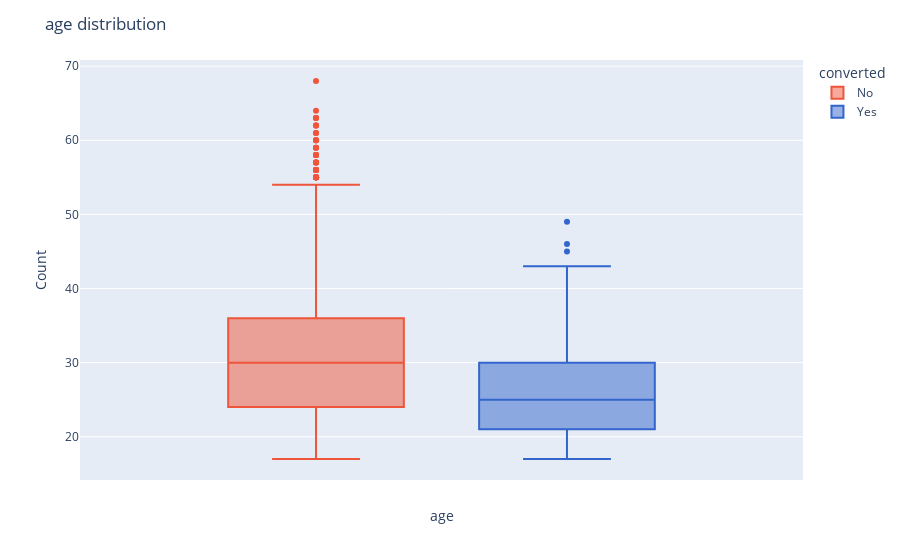
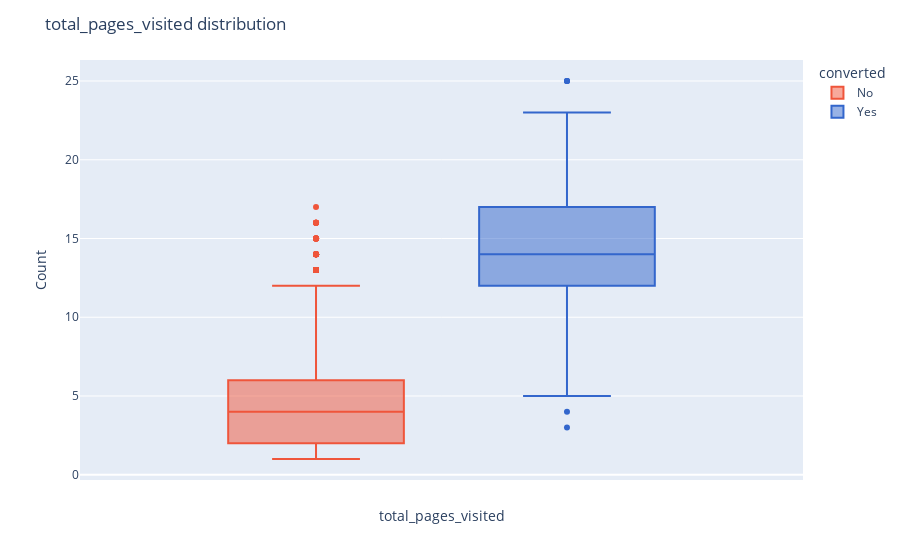

Source (notebook cell) for these figures, in order:
### Markdown cell above
#### Numerical variables

### Code cell
numerical_features = data_sample.select_dtypes(exclude=["object"]).columns

for feature in numerical_features:
    fig = px.box(
        data_sample,
        y=feature,
        color="converted",
        color_discrete_map={"No":px.colors.qualitative.Plotly[1], "Yes":px.colors.qualitative.G10[0]}
    )

    fig.update_layout(
        title=f"{feature} distribution",
        xaxis_title=feature,
        yaxis_title="Count")
    
    fig.show()

### Figure 1 — Plotly figure (JSON) as saved in the notebook; plotly's stock layout.template omitted (floating-point values rounded to 4 significant figures; data arrays with more than 128 entries replaced by an {"elided": "..."} marker saying what was removed)
{"data": [{"alignmentgroup": "True", "hovertemplate": "converted=No<br>age=%{y}<extra></extra>", "legendgroup": "No", "marker": {"color": "#EF553B"}, "name": "No", "notched": false, "offsetgroup": "No", "orientation": "v", "showlegend": true, "type": "box", "x0": " ", "xaxis": "x", "y": {"elided": "9700 int values"}, "y0": " ", "yaxis": "y"}, {"alignmentgroup": "True", "hovertemplate": "converted=Yes<br>age=%{y}<extra></extra>", "legendgroup": "Yes", "marker": {"color": "#3366CC"}, "name": "Yes", "notched": false, "offsetgroup": "Yes", "orientation": "v", "showlegend": true, "type": "box", "x0": " ", "xaxis": "x", "y": {"elided": "300 int values"}, "y0": " ", "yaxis": "y"}], "layout": {"boxmode": "group", "legend": {"title": {"text": "converted"}, "tracegroupgap": 0}, "margin": {"t": 60}, "title": {"text": "age distribution"}, "xaxis": {"anchor": "y", "domain": [0, 1], "title": {"text": "age"}}, "yaxis": {"anchor": "x", "domain": [0, 1], "title": {"text": "Count"}}}}

### Figure 2 — Plotly figure (JSON) as saved in the notebook; plotly's stock layout.template omitted (floating-point values rounded to 4 significant figures; data arrays with more than 128 entries replaced by an {"elided": "..."} marker saying what was removed)
{"data": [{"alignmentgroup": "True", "hovertemplate": "converted=No<br>total_pages_visited=%{y}<extra></extra>", "legendgroup": "No", "marker": {"color": "#EF553B"}, "name": "No", "notched": false, "offsetgroup": "No", "orientation": "v", "showlegend": true, "type": "box", "x0": " ", "xaxis": "x", "y": {"elided": "9700 int values"}, "y0": " ", "yaxis": "y"}, {"alignmentgroup": "True", "hovertemplate": "converted=Yes<br>total_pages_visited=%{y}<extra></extra>", "legendgroup": "Yes", "marker": {"color": "#3366CC"}, "name": "Yes", "notched": false, "offsetgroup": "Yes", "orientation": "v", "showlegend": true, "type": "box", "x0": " ", "xaxis": "x", "y": {"elided": "300 int values"}, "y0": " ", "yaxis": "y"}], "layout": {"boxmode": "group", "legend": {"title": {"text": "converted"}, "tracegroupgap": 0}, "margin": {"t": 60}, "title": {"text": "total_pages_visited distribution"}, "xaxis": {"anchor": "y", "domain": [0, 1], "title": {"text": "total_pages_visited"}}, "yaxis": {"anchor": "x", "domain": [0, 1], "title": {"text": "Count"}}}}
